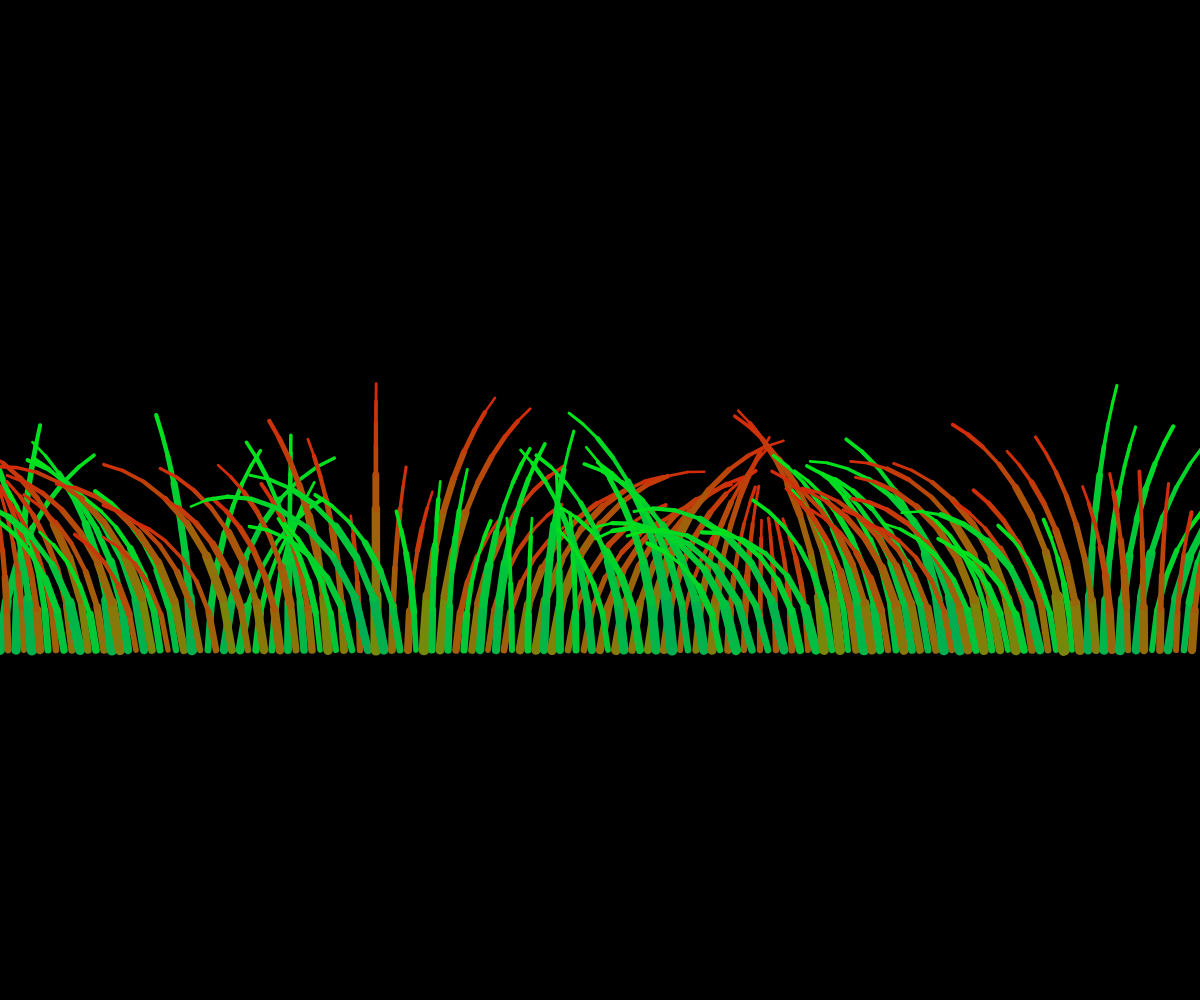
Frame 1 (no input)
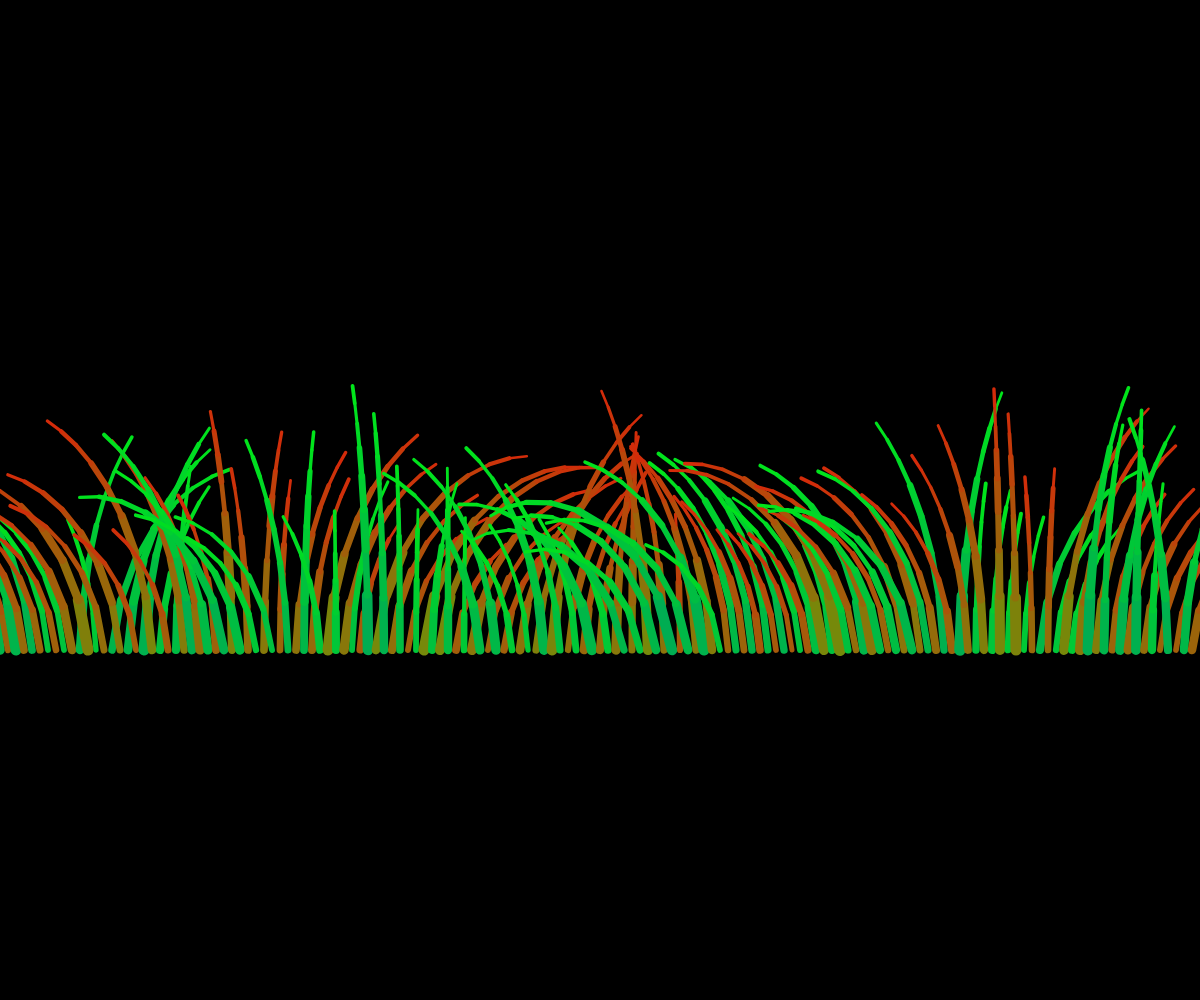
Frame 60 (no input)
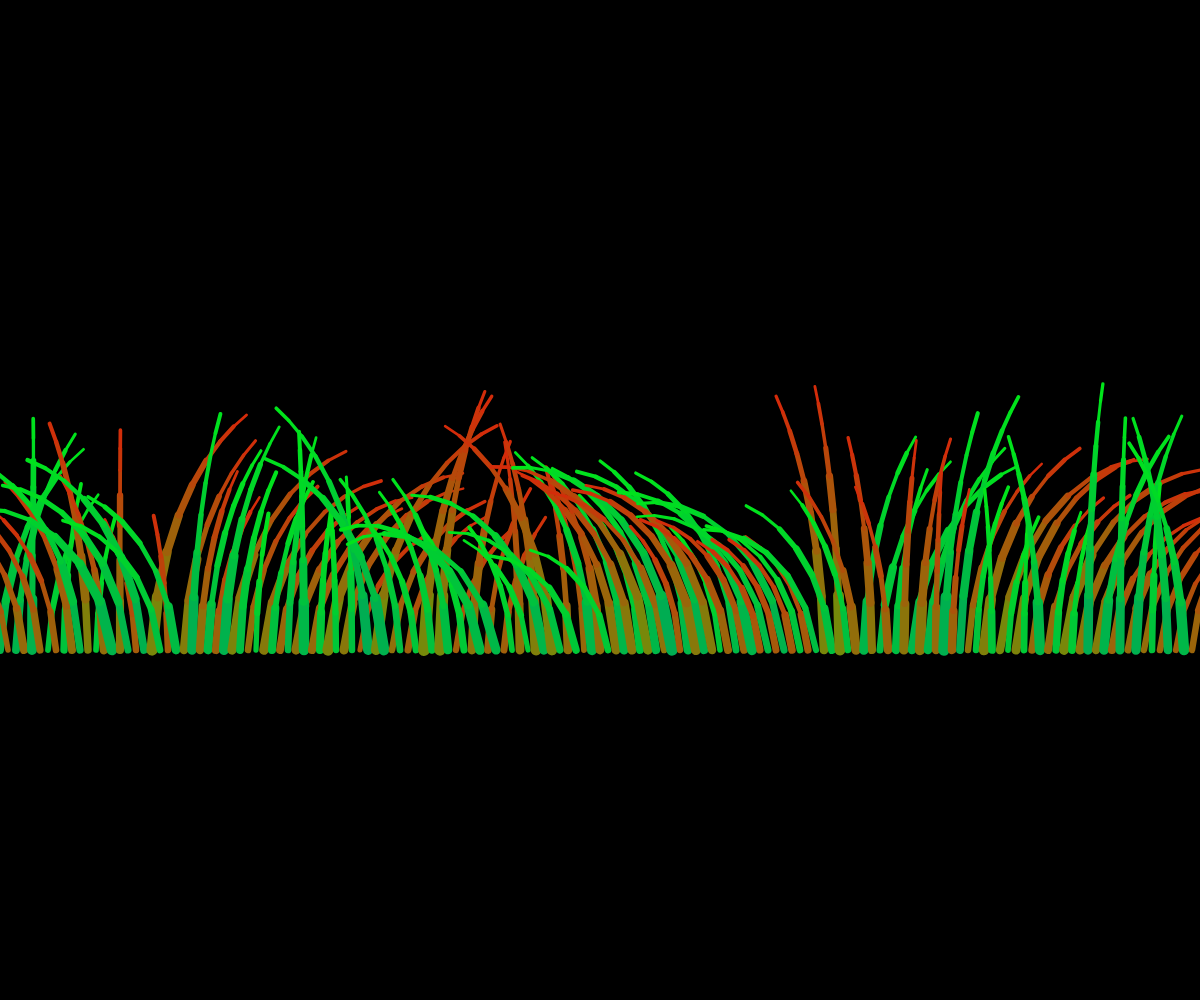
Frame 120 (the mouse pressed at the canvas centre since frame 60)

The p5.js sketch that drew these frames (run headless with seeded random() and noise() and a simulated clock; from frame 60 on, the mouse is pressed at the canvas centre):

// p5.js sketch
// ── sketch.js

let grassy;

function setup() {
  createCanvas(windowWidth,
    windowHeight);
  
  grass = new yard();
}

function draw() {
  background(0, 255);
  
  noSmooth()
  grass.update();
}

function yard() {
  
  this.grass = [];

  this.roff = [];

  this.rwave = [];

  this.size = [];

  this.seg = [];

  this.index = 0;

  this.population = 150;

  for (let x = 0; x < width; x += width / this.population) {

    this.index += 1;

    this.grass.push(x);

    this.roff.push((this.index * 0.065) + 0.015);

    this.rwave.push(0);

    this.size.push(random(35, 55));

    this.seg.push(0.85);
  }

  this.update = function() {
  
    for (let i = 0; i < this.index; i++) { 
      let len = this.size[i];

      push();

      translate(this.grass[i], height * 0.65);

      this.blade(len, i);

      pop();
    }
  }

  this.blade = function(len, ind) {

    if (ind / 2 === int(ind / 2)) {

      this.roff[ind] += 0.0025;

      stroke(0, 255 - (len * 1.5), len * 1.5, 255);

      rot = map(noise(this.roff[ind]), 0, 1,
        -QUARTER_PI * 0.75, QUARTER_PI * 0.75);
    }

    if (ind / 2 != int(ind / 2)) {

      this.roff[ind] += 0.0025;

      stroke(255 - (len * 2.5), len * 2.5, 10, 255);
      rot = map(-sin(this.roff[ind]), -1, 1,
        -QUARTER_PI * 0.25, QUARTER_PI * 0.25);
    }

    strokeWeight(len * 2 * random(0.07, 0.11));

    rotate(rot);
    line(0, 0, 0, -len);
    translate(0, -len);

    if (len > 20) {
      this.blade(len * this.seg[ind], ind);
    }
  }

}
